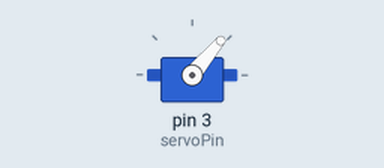
The sketch below on a simulated Arduino Uno, built with avr-gcc and run on an emulated ATmega328P. On the bench: servo.

Above: at 4.3 s.
At 13.4 s:
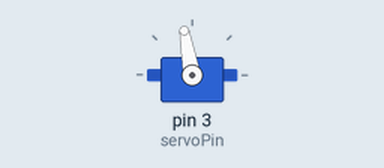
At 25.3 s:
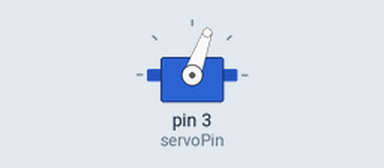
Timing chart, 0 to 40.0 s (numbered marks = the images above):
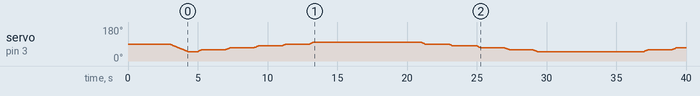

The sketch:

servo_tester.ino
```cpp
//#include <Servo.h>
#include "VarSpeedServo.h"

int pos = 0;
int umax = 90;
int umin = 55;
//Servo armServo;

VarSpeedServo armServo;
int servoPin = 3;

void setup() {
  armServo.attach(servoPin);
  armServo.write(90, 20);
  delay(3000);
}

void loop() {


  for(pos = 50; pos <= 100; pos += 10) {
    armServo.write(pos, 20);
    delay(2000);
  }

  delay(4000);

  for(pos = 100; pos >= 50; pos -= 10) {
    armServo.write(pos, 20);
    delay(2000);
  }

  delay(4000);


}
```
